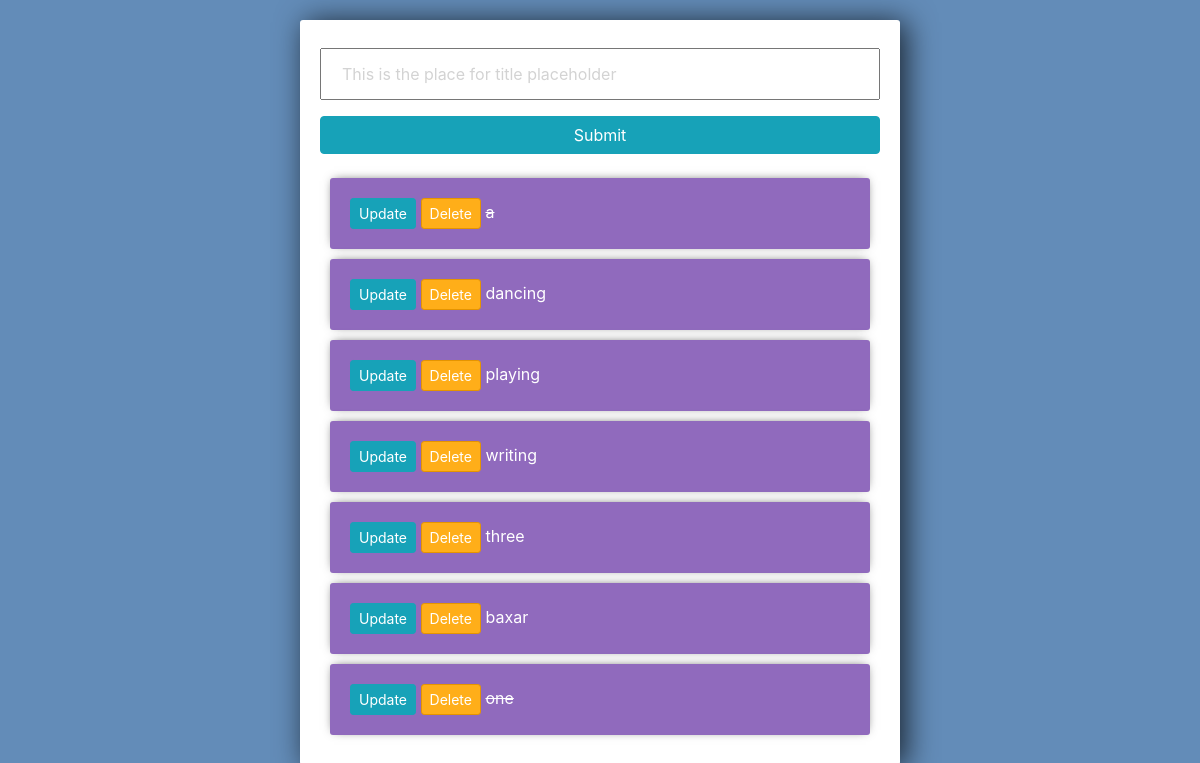
Before: / with the older database file.
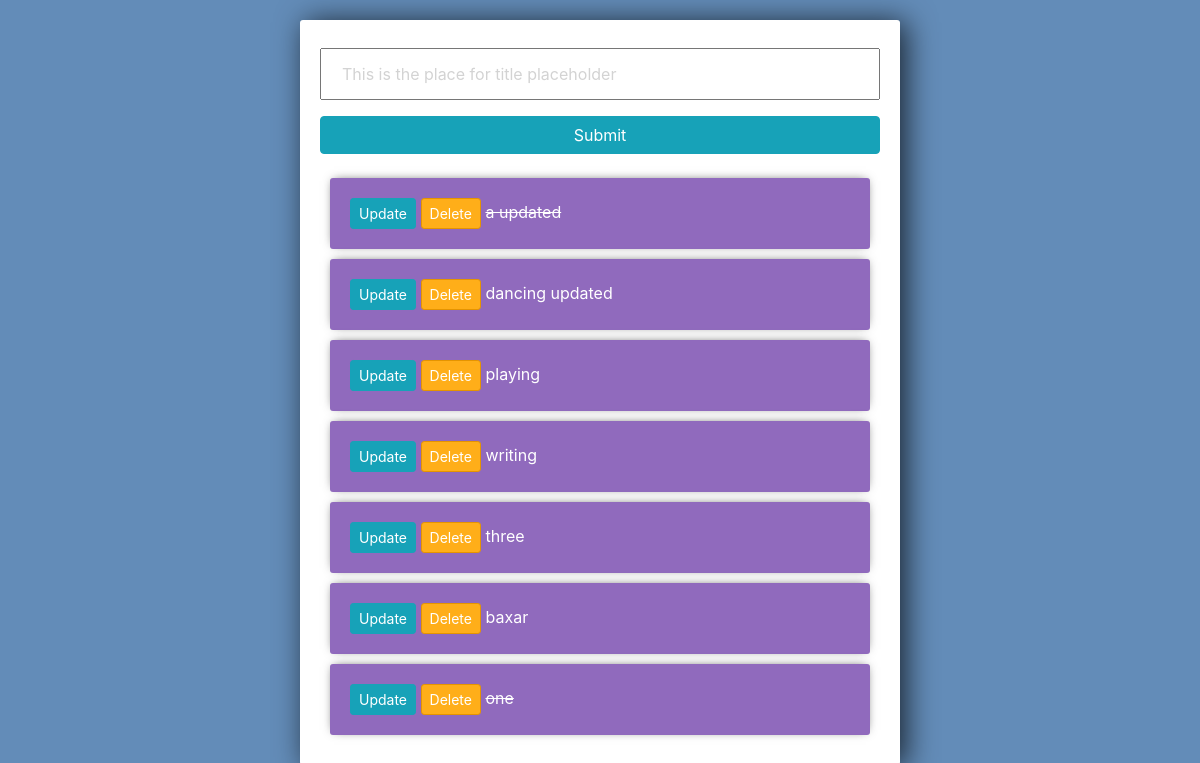
After: the same page with the newer database file.
### tasks/models.py (models this page shows)
class Task(models.Model):
    title = models.CharField(max_length = 200)
    complete = models.BooleanField(default = False)
    created = models.DateTimeField(auto_now_add = True)
    def __str__(self):
        return self.title

### tasks/views.py (the view)
# urls.py: path('', views.index, name = 'list'),
def index(request):
    tasks = Task.objects.all().order_by("-id")
    form = TaskForm()
    if request.method == 'POST':
        form = TaskForm(request.POST)
        if form.is_valid():
            form.save()
        return redirect('/')
    context = {'tasks': tasks, 'form': form}
    return render(request, 'tasks/list.html', context)

### tasks/forms.py
class TaskForm(ModelForm):
    class Meta:
        model = Task
        fields = '__all__'
        widgets = {
            'title' : forms.TextInput(attrs = {'placeholder': 'This is the place for title placeholder'}),
        }

### tasks/templates/tasks/list.html (shortened to what this page needs)
<link rel="stylesheet" href="https://stackpath.bootstrapcdn.com/bootstrap/4.3.1/css/bootstrap.min.css">
<div class="center-column">
  <form method="POST" action="/">
    {{form.title}}
    <input class="btn btn-info" type="submit" name="Create Task" value = "Submit">
  </form>
  <div class="todo-list">
    {% for task in tasks %}
    <div class="item-row">
      <a class="btn btn-sm btn-info" href="{% url 'update_task' task.id %}">Update</a>
      <a class="btn btn-sm btn-danger" href="{% url 'delete' task.id %}">Delete</a>
      {% if task.complete == True %}
      <strike>{{task}}</strike>
      {% else %}
      <span>{{task}}</span>
      {% endif %}
    </div>
    {% endfor %}
  </div>
</div>

Changed rows visible on the page:
changed Task: title "a" → "a updated"
changed Task: title "dancing" → "dancing updated"
